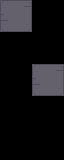

A level layout from a 2D game, rendered from its tile map. Below: a short description, then the map file with its tile-grid data intact:
An orthogonal 2x5 tile map with 32x32 px tiles, 6 tile layers (input_Tiles, input_Tiles, input_Tiles, input_Tiles, ...), 9 hidden layers not drawn.

<map version="1.0" orientation="orthogonal" renderorder="right-down" width="2" height="5" tilewidth="32" tileheight="32" nextobjectid="1">
 <properties>
  <property name="AutomappingRadius" value="10" />
 </properties>
 <tileset firstgid="1" source="Tiles.tsx" />
 <layer name="regions" width="2" height="5" visible="0">
  <data encoding="csv">
69,69,
0,0,
69,69,
0,0,
69,0
</data>
 </layer>
 <layer name="input_Tiles" width="2" height="5" visible="0">
  <data encoding="csv">
11,15,
0,0,
15,11,
0,0,
15,0
</data>
 </layer>
 <layer name="input_Tiles" width="2" height="5" visible="0">
  <data encoding="csv">
12,14,
0,0,
14,12,
0,0,
14,0
</data>
 </layer>
 <layer name="output1_Tiles" width="2" height="5" visible="0">
  <data encoding="csv">
15,0,
0,0,
0,15,
0,0,
14,0
</data>
 </layer>
 <layer name="output2_Tiles" width="2" height="5" visible="0">
  <data encoding="csv">
0,0,
0,0,
0,0,
0,0,
15,0
</data>
 </layer>
 <layer name="output3_Tiles" width="2" height="5" visible="0">
  <data encoding="csv">
0,0,
0,0,
0,0,
0,0,
15,0
</data>
 </layer>
 <layer name="output4_Tiles" width="2" height="5" visible="0">
  <data encoding="csv">
0,0,
0,0,
0,0,
0,0,
15,0
</data>
 </layer>
 <layer name="output5_Tiles" width="2" height="5" visible="0">
  <data encoding="csv">
0,0,
0,0,
0,0,
0,0,
15,0
</data>
 </layer>
 <layer name="input_Tiles" width="2" height="5" visible="0">
  <data encoding="csv">
13,0,
0,0,
0,13,
0,0,
0,0
</data>
 </layer>
 <layer name="input_Tiles" width="2" height="5">
  <data encoding="csv">
2684354573,0,
0,0,
0,2684354573,
0,0,
0,0
</data>
 </layer>
 <layer name="input_Tiles" width="2" height="5">
  <data encoding="csv">
3221225485,0,
0,0,
0,3221225485,
0,0,
0,0
</data>
 </layer>
 <layer name="input_Tiles" width="2" height="5">
  <data encoding="csv">
1610612749,0,
0,0,
0,1610612749,
0,0,
0,0
</data>
 </layer>
 <layer name="input_Tiles" width="2" height="5">
  <data encoding="csv">
2684354572,0,
0,0,
0,2684354572,
0,0,
0,0
</data>
 </layer>
 <layer name="input_Tiles" width="2" height="5">
  <data encoding="csv">
3221225484,0,
0,0,
0,3221225484,
0,0,
0,0
</data>
 </layer>
 <layer name="input_Tiles" width="2" height="5">
  <data encoding="csv">
1610612748,0,
0,0,
0,1610612748,
0,0,
0,0
</data>
 </layer>
</map>
